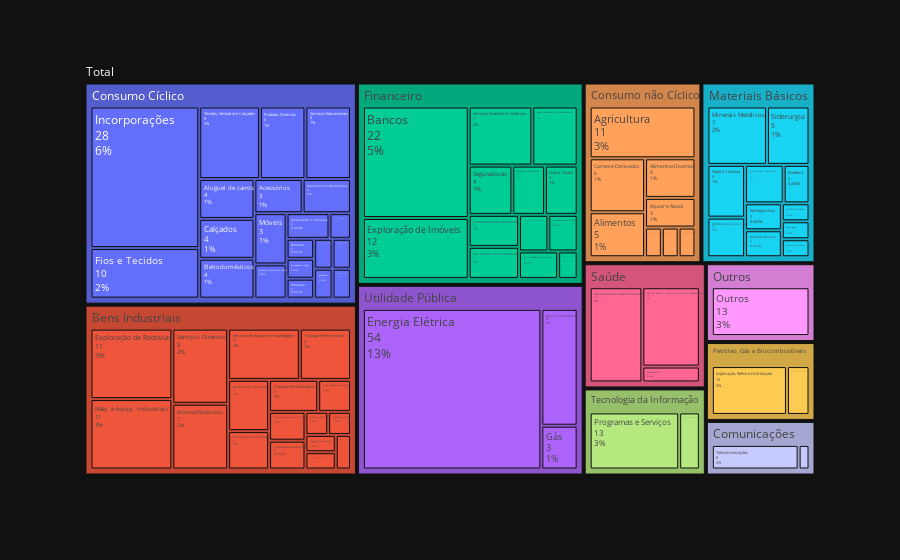

The notebook cell saved with this chart:
### Markdown cell above
### "SETOR" X "SEGMENTO"

### Code cell
fig = px.treemap(data_frame=f, 
                 path=[px.Constant('Total'), 'SETOR', 'SEGMENTO'], 
                 values='QTD', 
                 template='plotly_dark')
fig.update_traces(hovertemplate=None, hoverinfo='label+value+percent entry', textinfo='label+value+percent entry')
fig.show()

### Figure 1 — Plotly figure (JSON) as saved in the notebook; plotly's stock layout.template omitted (floating-point values rounded to 4 significant figures; data arrays with more than 128 entries replaced by an {"elided": "..."} marker saying what was removed)
{"data": [{"branchvalues": "total", "domain": {"x": [0, 1], "y": [0, 1]}, "hoverinfo": "label+value+percent entry", "ids": {"elided": "925 str values"}, "labels": {"elided": "925 str values"}, "name": "", "parents": {"elided": "925 str values"}, "textinfo": "label+value+percent entry", "type": "treemap", "values": {"elided": "925 int values"}}], "layout": {"legend": {"tracegroupgap": 0}, "margin": {"t": 60}}}
